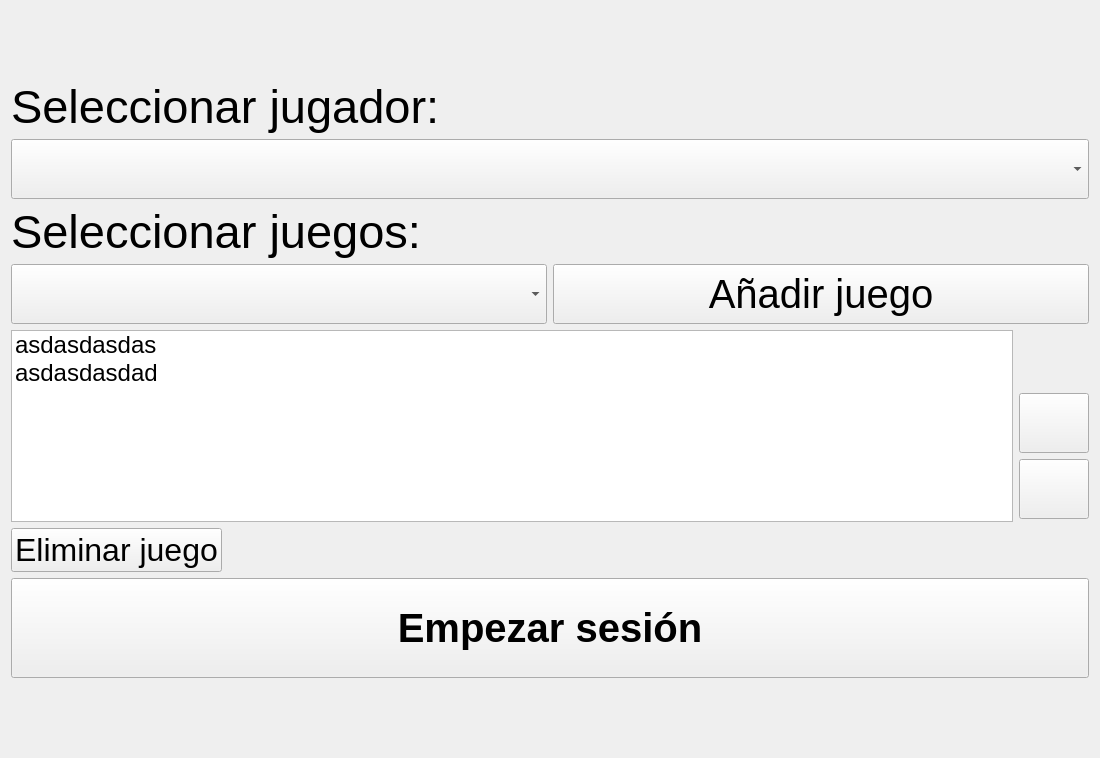
<?xml version="1.0" encoding="UTF-8"?>
<ui version="4.0">
 <class>Form</class>
 <widget class="QWidget" name="Form">
  <property name="geometry">
   <rect>
    <x>0</x>
    <y>0</y>
    <width>1100</width>
    <height>758</height>
   </rect>
  </property>
  <property name="windowTitle">
   <string>Form</string>
  </property>
  <layout class="QVBoxLayout" name="verticalLayout">
   <item>
    <spacer name="verticalSpacer_3">
     <property name="orientation">
      <enum>Qt::Vertical</enum>
     </property>
     <property name="sizeHint" stdset="0">
      <size>
       <width>20</width>
       <height>40</height>
      </size>
     </property>
    </spacer>
   </item>
   <item>
    <widget class="QLabel" name="label_2">
     <property name="font">
      <font>
       <pointsize>35</pointsize>
      </font>
     </property>
     <property name="text">
      <string>Seleccionar jugador:</string>
     </property>
    </widget>
   </item>
   <item>
    <layout class="QHBoxLayout" name="horizontalLayout">
     <item>
      <widget class="QComboBox" name="selplayer_combobox">
       <property name="minimumSize">
        <size>
         <width>0</width>
         <height>60</height>
        </size>
       </property>
       <property name="font">
        <font>
         <pointsize>24</pointsize>
        </font>
       </property>
       <property name="editable">
        <bool>false</bool>
       </property>
       <property name="duplicatesEnabled">
        <bool>false</bool>
       </property>
       <item>
        <property name="text">
         <string/>
        </property>
       </item>
      </widget>
     </item>
    </layout>
   </item>
   <item>
    <widget class="QLabel" name="label">
     <property name="font">
      <font>
       <pointsize>35</pointsize>
      </font>
     </property>
     <property name="text">
      <string>Seleccionar juegos:</string>
     </property>
    </widget>
   </item>
   <item>
    <layout class="QHBoxLayout" name="horizontalLayout_5">
     <item>
      <widget class="QComboBox" name="selgame_combobox">
       <property name="minimumSize">
        <size>
         <width>0</width>
         <height>60</height>
        </size>
       </property>
       <property name="font">
        <font>
         <pointsize>24</pointsize>
        </font>
       </property>
       <property name="editable">
        <bool>false</bool>
       </property>
       <item>
        <property name="text">
         <string/>
        </property>
       </item>
      </widget>
     </item>
     <item>
      <widget class="QPushButton" name="addgame_button">
       <property name="minimumSize">
        <size>
         <width>0</width>
         <height>60</height>
        </size>
       </property>
       <property name="font">
        <font>
         <pointsize>30</pointsize>
        </font>
       </property>
       <property name="text">
        <string>Añadir juego</string>
       </property>
      </widget>
     </item>
    </layout>
   </item>
   <item>
    <layout class="QHBoxLayout" name="horizontalLayout_2">
     <item>
      <layout class="QVBoxLayout" name="verticalLayout_7">
       <item>
        <widget class="QListWidget" name="games_list">
         <property name="font">
          <font>
           <pointsize>18</pointsize>
          </font>
         </property>
         <item>
          <property name="text">
           <string>asdasdasdas</string>
          </property>
         </item>
         <item>
          <property name="text">
           <string>asdasdasdad</string>
          </property>
         </item>
        </widget>
       </item>
       <item>
        <layout class="QHBoxLayout" name="horizontalLayout_7">
         <item>
          <widget class="QPushButton" name="deletegame_button">
           <property name="font">
            <font>
             <pointsize>24</pointsize>
            </font>
           </property>
           <property name="text">
            <string>Eliminar juego</string>
           </property>
          </widget>
         </item>
         <item>
          <spacer name="horizontalSpacer">
           <property name="orientation">
            <enum>Qt::Horizontal</enum>
           </property>
           <property name="sizeHint" stdset="0">
            <size>
             <width>40</width>
             <height>20</height>
            </size>
           </property>
          </spacer>
         </item>
        </layout>
       </item>
      </layout>
     </item>
     <item>
      <layout class="QVBoxLayout" name="verticalLayout_2">
       <item>
        <spacer name="verticalSpacer">
         <property name="orientation">
          <enum>Qt::Vertical</enum>
         </property>
         <property name="sizeHint" stdset="0">
          <size>
           <width>20</width>
           <height>40</height>
          </size>
         </property>
        </spacer>
       </item>
       <item>
        <widget class="QPushButton" name="up_button">
         <property name="minimumSize">
          <size>
           <width>70</width>
           <height>60</height>
          </size>
         </property>
         <property name="maximumSize">
          <size>
           <width>50</width>
           <height>50</height>
          </size>
         </property>
         <property name="text">
          <string/>
         </property>
         <property name="icon">
          <iconset>
           <normaloff>up.png</normaloff>up.png</iconset>
         </property>
        </widget>
       </item>
       <item>
        <widget class="QPushButton" name="down_button">
         <property name="minimumSize">
          <size>
           <width>70</width>
           <height>60</height>
          </size>
         </property>
         <property name="maximumSize">
          <size>
           <width>50</width>
           <height>50</height>
          </size>
         </property>
         <property name="text">
          <string/>
         </property>
         <property name="icon">
          <iconset>
           <normaloff>down.png</normaloff>down.png</iconset>
         </property>
        </widget>
       </item>
       <item>
        <spacer name="verticalSpacer_2">
         <property name="orientation">
          <enum>Qt::Vertical</enum>
         </property>
         <property name="sizeHint" stdset="0">
          <size>
           <width>20</width>
           <height>40</height>
          </size>
         </property>
        </spacer>
       </item>
      </layout>
     </item>
    </layout>
   </item>
   <item>
    <layout class="QHBoxLayout" name="horizontalLayout_3">
     <item>
      <widget class="QPushButton" name="startsession_button">
       <property name="minimumSize">
        <size>
         <width>0</width>
         <height>100</height>
        </size>
       </property>
       <property name="font">
        <font>
         <pointsize>30</pointsize>
         <weight>75</weight>
         <bold>true</bold>
        </font>
       </property>
       <property name="text">
        <string>Empezar sesión</string>
       </property>
      </widget>
     </item>
    </layout>
   </item>
   <item>
    <spacer name="verticalSpacer_4">
     <property name="orientation">
      <enum>Qt::Vertical</enum>
     </property>
     <property name="sizeHint" stdset="0">
      <size>
       <width>20</width>
       <height>40</height>
      </size>
     </property>
    </spacer>
   </item>
  </layout>
 </widget>
 <resources/>
 <connections/>
</ui>
